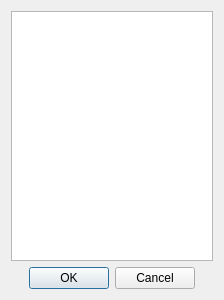
<?xml version="1.0" encoding="UTF-8"?>
<ui version="4.0">
 <class>QXFontCollectionDialog</class>
 <widget class="QDialog" name="QXFontCollectionDialog">
  <property name="geometry">
   <rect>
    <x>0</x>
    <y>0</y>
    <width>224</width>
    <height>300</height>
   </rect>
  </property>
  <property name="windowTitle">
   <string>Choose Font</string>
  </property>
  <layout class="QVBoxLayout" name="verticalLayout">
   <item>
    <widget class="QListWidget" name="listWidget"/>
   </item>
   <item>
    <widget class="QDialogButtonBox" name="buttonBox">
     <property name="orientation">
      <enum>Qt::Horizontal</enum>
     </property>
     <property name="standardButtons">
      <set>QDialogButtonBox::Cancel|QDialogButtonBox::Ok</set>
     </property>
     <property name="centerButtons">
      <bool>true</bool>
     </property>
    </widget>
   </item>
  </layout>
 </widget>
 <resources/>
 <connections>
  <connection>
   <sender>buttonBox</sender>
   <signal>accepted()</signal>
   <receiver>QXFontCollectionDialog</receiver>
   <slot>accept()</slot>
   <hints>
    <hint type="sourcelabel">
     <x>248</x>
     <y>254</y>
    </hint>
    <hint type="destinationlabel">
     <x>157</x>
     <y>274</y>
    </hint>
   </hints>
  </connection>
  <connection>
   <sender>buttonBox</sender>
   <signal>rejected()</signal>
   <receiver>QXFontCollectionDialog</receiver>
   <slot>reject()</slot>
   <hints>
    <hint type="sourcelabel">
     <x>316</x>
     <y>260</y>
    </hint>
    <hint type="destinationlabel">
     <x>286</x>
     <y>274</y>
    </hint>
   </hints>
  </connection>
 </connections>
</ui>
